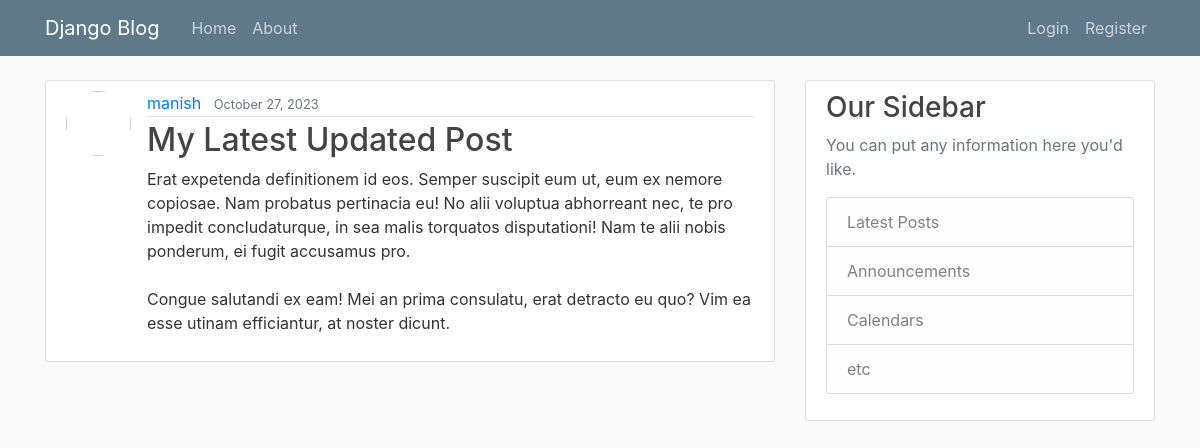
The app's page /post/38/ with its own data.
### blog/models.py (models this page shows, shortened)
class Post(models.Model):
    title = models.CharField(max_length=100)
    content = models.TextField()
    date_posted = models.DateTimeField(default= timezone.now)
    author = models.ForeignKey(User, on_delete=models.CASCADE)

### blog/views.py (the view)
# urls.py: path('post/<int:pk>/', PostDetailView.as_view(), name='post-detail'),
class PostDetailView(DetailView):
    model = Post

### blog/templates/blog/post_detail.html (shortened to what this page needs)
{% extends "blog/base.html" %}
{% block content %}
    <article class="media content-section">
        <img class="rounded-circle article-img" scr="{{ object.author.profile.image.url }}">
        <div class="media-body">
            <div class="article-metadata">
            <a class="mr-2" href="{% url 'user-posts' object.author.username %}">{{ object.author }}</a>
            <small class="text-muted">{{ object.date_posted|date:"F d, Y" }}</small>
            </div>
            <h2 class="article-title">{{ object.title }}</h2>
            <p class="article-content">{{ object.content }}</p>
        </div>
        </article>
{% endblock content%}

### blog/templates/blog/base.html (shortened to what this page needs)
{% load static %}
<!DOCTYPE html>
<html>
    <head>
        <link rel="stylesheet" href="https://cdn.jsdelivr.net/npm/bootstrap@4.0.0/dist/css/bootstrap.min.css">
        <link rel="stylesheet" type="text/css" href="{% static 'blog/main.css' %}">
    </head>
    <body>
        <header class="site-header">
            <nav class="navbar navbar-expand-md navbar-dark bg-steel fixed-top">
              <div class="container">
                <a class="navbar-brand mr-4" href="{% url 'blog-home' %}">Django Blog</a>
                <div class="collapse navbar-collapse" id="navbarToggle">
                  <div class="navbar-nav mr-auto">
                    <a class="nav-item nav-link" href="{% url 'blog-home' %}">Home</a>
                    <a class="nav-item nav-link" href="{% url 'blog-about' %}">About</a>
                  </div>
                  <div class="navbar-nav">
                    {% if user.is_authenticated %}
                      <a class="nav-item nav-link" href="{% url 'post-create' %}">New Post</a>
                      <a class="nav-item nav-link" href="{% url 'profile' %}">Profile</a>
                      <a class="nav-item nav-link" href="{% url 'logout' %}">Logout</a>
                    {% else %}
                      <a class="nav-item nav-link" href="{% url 'login' %}">Login</a>
                      <a class="nav-item nav-link" href="{% url 'register' %}">Register</a>
                    {% endif %}
                  </div>
                </div>
              </div>
            </nav>
          </header>
          <main role="main" class="container">
            <div class="row">
              <div class="col-md-8">
                {% block content %}{% endblock %}
              </div>
              <div class="col-md-4">
                <div class="content-section">
                  <h3>Our Sidebar</h3>
                  <p class='text-muted'>You can put any information here you'd like.
                    <ul class="list-group">
                      <li class="list-group-item list-group-item-light">Latest Posts</li>
                      <li class="list-group-item list-group-item-light">Announcements</li>
                      <li class="list-group-item list-group-item-light">Calendars</li>
                      <li class="list-group-item list-group-item-light">etc</li>
                    </ul>
                  </p>
                </div>
              </div>
            </div>
          </main>
    </body>
</html>

### blog/static/blog/main.css (style rules this page uses)
body { background: #fafafa; color: #333333; margin-top: 5rem; }
h1, h2, h3, h4, h5, h6 { color: #444444; }
ul { margin: 0; }
.bg-steel { background-color: #5f788a; }
.site-header .navbar-nav .nav-link { color: #cbd5db; }
.content-section { background: #ffffff; padding: 10px 20px; border: 1px solid #dddddd; border-radius: 3px; margin-bottom: 20px; }
.article-title { color: #444444; }
.article-content { white-space: pre-line; }
.article-img { height: 65px; width: 65px; margin-right: 16px; }
.article-metadata { padding-bottom: 1px; margin-bottom: 4px; border-bottom: 1px solid #e3e3e3 }

### records on screen
Post: author "manish", date_posted "October 27, 2023", title "My Latest Updated Post", content "Erat expetenda definitionem id eos. Semper suscipit eum ut, eum ex nemore copiosae. Nam probatus pertinacia eu! No alii voluptua abhorreant nec, te pro impedit concludaturque, in sea malis torquatos disputationi! Nam te alii nobis ponderum, ei fugit accusamus pro. Congue salutandi ex eam! Mei an prima consulatu, erat detracto eu quo? Vim ea esse utinam efficiantur, at noster dicunt."
